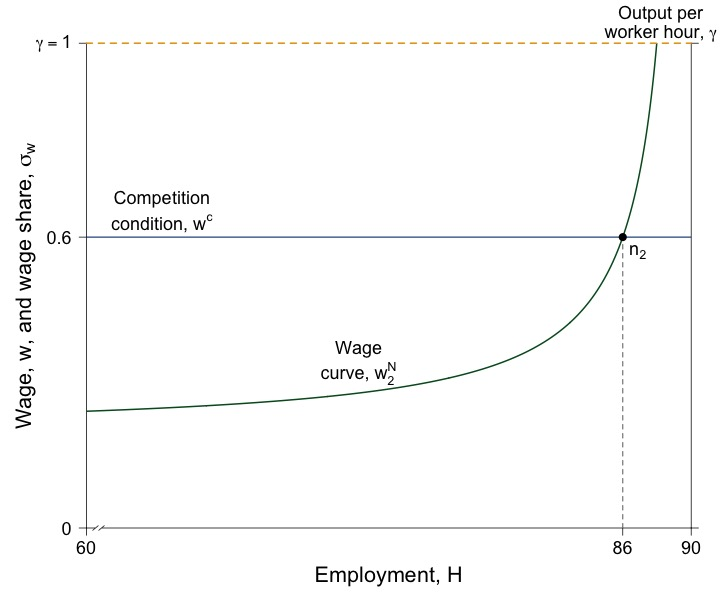

Here is the R script that generated this plot:
# Graph Designer: Scott Cohn + Simon Halliday

library(shape)
library(pBrackets)
#pdf(file = "capitalism/wage_share_lorenz_quiz.pdf", width = 10, height = 8)
jpeg(file = "capitalism/wage_share_lorenz_quiz2.jpg", width = 6*120, height = 5*120)

#Set parameters for graphics
pointsize <- 1.8
axislabelsize <- 1.8
labelsize <- 1.5
namesize <- 1.8
annotatesize <- 1.5
graphlinewidth <- 2
segmentlinewidth <- 1.5

COL <- c("#7fc97f", "#beaed4", "#fdc086", "#ffff99", "#386cb0", "#f0027f", "#bf5b17", "#666666")
COLA <- c("#e0f3db", "#99d8c9","#66c2a4","#41ae76", "#238b45", "#005824")
COLB <- c("#c6dbef", "#4eb3d3", "#2b8cbe", "#0868ac","#084081")
COLC <- c("#fcfbfd", "#efedf5", "#dadaeb", "#bcbddc", "#9e9ac8", "#807dba", "#6a51a3", "#54278f", "#3f007d")
grays <- gray.colors(25, start = 1, end = 0, alpha = 1)
CBCols <- c("#009E73","#0072B2","#E69F00","#CC79A7", "#F0E442")


# Wage Share
WageFn <- function(h, ubar = 0.173, B = 0.13, t = 0.78) {
  B + ubar + (ubar*(1-t))/(t*(1 - h))
}

ulow <- 0.065

eq1 <- uniroot(function(x)  WageFn(x) - 0.76  , c(.01,1), tol=1e-8)   
as.numeric(eq1[1])*90

eq2 <- uniroot(function(x)  WageFn(x) - 0.6  , c(.01,1), tol=1e-8)   
as.numeric(eq2[1])*90

#eq3 <- uniroot(function(x)  WageFn(x, ubar = ulow) - 0.76  , c(.01,1), tol=1e-8)   
#as.numeric(eq3[1])*90

eq3 <- uniroot(function(x)  WageFn(x, ubar = ulow) - 0.6  , c(.01,1), tol=1e-8)   
as.numeric(eq3[1])*90

xvec <- c(as.numeric(eq1[1]), as.numeric(eq2[1]), as.numeric(eq3[1]))
xlab <- c(as.numeric(eq1[1])*90, as.numeric(eq2[1])*90, as.numeric(eq3[1])*90)

#Edited the margins to cater for the larger LHS labels
par(mar =  c(5, 6, 3, 2))


#Add limits on axes and levels of utility for each indifference curve
ylims <- c(0, 1)
xlims <- c(0.6, 1)

npts <- 501 
x <- seq(xlims[1], xlims[2], length.out = npts)
y <- seq(ylims[1], ylims[2], length.out = npts) 

plot(0, 0, xlim = xlims, ylim = ylims, type = "n",
     xlab = expression(paste("")),
     ylab = expression(paste("")), 
     xaxt = "n", 
     yaxt = "n", 
     cex.lab = axislabelsize, 
     bty = "n", 
     xaxs = "i", 
     yaxs = "i"
)

#Calculate the Gini
#Area B:
#((0.5*(0.25*0.5)) + 0.25*0.5 + 0.5*(0.75*0.5))
#Therefore Area A: 
#0.5 - Area B
#Therefore Gini: 
# (0.5 - ((0.5*(0.25*0.5)) + 0.25*0.5 + 0.5*(0.75*0.5)))/0.5 = 0.25

ticksy <- c(ylims[1], 0.6, ylims[2])
ylabels <- c(0, expression(paste(0.60)), expression(paste(gamma == 1)))
ticksx <- c(xlims[1], xvec[3], xlims[2])

xlabels <- c(60, round(xlab[3],0),  90)
ticksy2 <- c(0,1)

# text(0.85/0.9, -0.043, expression(paste(85)), xpd = TRUE, cex = labelsize) 
# text(0.83/0.9, -0.042, expression(paste(83)), xpd = TRUE, cex = labelsize) 

axis(1,at = ticksx,  pos = 0, labels = xlabels, cex.axis = labelsize)
axis(2,at = ticksy,  pos = 0.6, labels = ylabels, las = 1, cex.axis = labelsize)
axis(4,at = ticksy2,  pos = 1, labels = NA, las = 1, cex.axis = labelsize)

axis.break(axis = 1, bgcol="white", breakcol="black",
           style="slash", brw=0.01)

npts <- 500 
xx1 <- seq(xlims[1], xlims[2], length.out = npts)
xx2 <- seq(0, xlims[2], length.out = npts)
xx3 <- seq(xlims[1], 0, length.out = npts)

#Axis labels and draw linear utility function
#mtext(expression(paste("Cumulative population proportion, ", F(n))), side = 1, line = 2.5, cex = axislabelsize)
text(xlims[1] - 0.04, 0.5*ylims[2], expression(paste("Wage, w, and wage share, ", sigma[w])), xpd = TRUE, cex = axislabelsize, srt = 90) 
text(0.5*(xlims[1] + xlims[2]), -0.1, expression(paste("Employment, ", H)), xpd = TRUE, cex = axislabelsize) 



#Shaded Areas A and B
#Area A
#xpoly1 <- c(0, 0.1, 0.9, 1, 0)
#ypoly1 <- c(0, 0, 0.6, 1, 0)
#polygon(x = xpoly1,
#        y = ypoly1,
#        col = COLB[1], density = NULL, border = NA)
#Area B
#xpoly2 <- c(0, 0.1, 1, 1, 0.9, 0.1)
#ypoly2 <- c(0, 0, 0, 1, 0.6, 0)
#polygon(x = xpoly2,
#        y = ypoly2,
#        col = COLA[1], density = NULL, border = NA)

# Wage Curve

lines(xx1, WageFn(xx1,  ubar = ulow), col = COLA[6], lwd = graphlinewidth)
#lines(xx1, WageFn(xx1), col = COLA[3], lty = 1, lwd = graphlinewidth)


#Segment lines for points


#segments(xvec[1], 0, xvec[1], 0.76, lty = 2, col = grays[20], lwd = segmentlinewidth)
#segments(xvec[2], 0, xvec[2], 0.6, lty = 2, col = grays[20], lwd = segmentlinewidth)
segments(xvec[3], 0, xvec[3], 0.6, lty = 2, col = grays[20], lwd = segmentlinewidth)

#segments(0, 0.76, 1, 0.76, lty = 1, col = COLB[3], lwd = segmentlinewidth)
segments(0, 0.6, 1, 0.6, lty = 1, col = COLB[5], lwd = segmentlinewidth)

segments(0.6, 1, xlims[2], 1, lty = 2, col = CBCols[3], lwd = graphlinewidth, xpd = TRUE)

# Points
#points(xvec[1], 0.76, pch = 16, col = "black", cex = 1.5)
#points(xvec[2], 0.6, pch = 16, col = "black", cex = 1.5)
points(xvec[3], 0.6, pch = 16, col = "black", cex = 1.5)
#points(xvec[2], WageFn(xvec[2], ubar = ulow), pch = 16, col = "black", cex = 1.5)




# Label
#text(xvec[1]-0.01, 0.78, expression(paste(a)), cex = labelsize)
#text(xvec[2] - 0.005, 0.63, expression(paste(n)), cex = labelsize)
#text(xvec[2] -0.01, WageFn(xvec[2], ubar = ulow)+0.01, expression(paste(c)), cex = labelsize)
text(xvec[3] + 0.01, 0.57, expression(paste(n[2])), cex = labelsize)

#text(0.74, 0.45, expression(paste("Original")), cex = labelsize)
text(0.78, 0.37, expression(paste("Wage")), cex = labelsize)
text(0.78, 0.32, expression(paste("curve, ", w[2]^N )), cex = labelsize)
#Arrows(0.74, 0.36, 0.74, 0.29, col = "black", lty = 1, lwd = 1, arr.type = "triangle", arr.lwd = 0.5, code = 2)

# text(0.74, 0.23, expression(paste("New")), cex = labelsize)
# text(0.74, 0.19, expression(paste("wage")), cex = labelsize)
# text(0.74, 0.16, expression(paste("curve, ", w[2]^N)), cex = labelsize)


#text(0.65, 0.88, expression(paste("Original")), cex = labelsize)
#text(0.65, 0.84, expression(paste("competition")), cex = labelsize)
#text(0.65, 0.8, expression(paste("condition, ", w[1]^c)), cex = labelsize)
#Arrows(0.65, 0.75, 0.65, 0.62, col = "black", lty = 1, lwd = 1, arr.type = "triangle", arr.lwd = 0.5, code = 2)


#text(0.65, 0.58, expression(paste("New")), cex = labelsize)
text(0.65, 0.68, expression(paste("Competition")), cex = labelsize)
text(0.65, 0.63, expression(paste("condition, ", w^c)), cex = labelsize)

text(0.98, 1.06, expression(paste("Output per" )), cex = labelsize, xpd = TRUE)
text(0.98, 1.02, expression(paste("worker hour, ", gamma )), cex = labelsize, xpd = TRUE)
# text(0.9, 0.7, expression(paste(B[3])), cex = labelsize)

#Label and provide Gini value
#Bottom of frame
#segments(0.08, 0.75, 0.32, 0.75, lty = 1, col = "black" , lwd = 1)
#Top of frame
#segments(0.08, 0.85, 0.32, 0.85, lty = 1, col = "black" , lwd = 1)
#Left of frame
#segments(0.08, 0.75, 0.08, 0.85, lty = 1, col = "black" , lwd = 1)
#Right of frame
#segments(0.32, 0.75, 0.32, 0.85, lty = 1, col = "black" , lwd = 1)
#Gini equation
#text(0.2, 0.8, expression(paste(Gini == frac(A, A + B), phantom() == 0.36 )), cex = labelsize)



# brackets(x1 = 1.01, y1 = 1, x2 = 1.01, y2 = 0.252,  
#          ticks = 0.5, curvature = 0.5, type = 1, 
#          col = "black", lwd = 2, lty = 1, xpd = TRUE)
# text(1.11, 0.625, expression(paste("Cumulative income")), xpd = TRUE, srt = 270)
# text(1.08, 0.625, expression(paste("of the rich")), xpd = TRUE, srt = 270)


dev.off()
